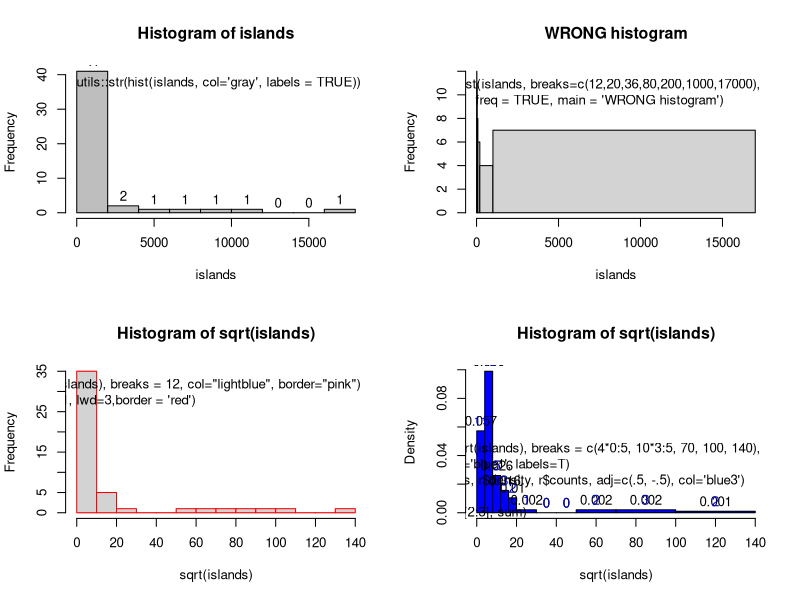

Write R code to recreate this figure.
op <- par(mfrow=c(2, 2), cex=0.8)
font=list(family="Courier New", face=1)
utils::str(hist(islands, col='gray', labels = TRUE))
legend("topright",
       "utils::str(hist(islands, col='gray', labels = TRUE))", bty="n")

##-- For non-equidistant breaks, counts should NOT be graphed unscaled:
hist(islands, breaks=c(12,20,36,80,200,1000,17000), freq = TRUE,
     main = 'WRONG histogram') # and warning
legend("topright",
"hist(islands, breaks=c(12,20,36,80,200,1000,17000),\
     freq = TRUE, main = 'WRONG histogram')", bty="n")


r<-hist(sqrt(islands), breaks = 12, col="lightblue", border="pink")
lines(r, lty = 1, lwd=3,border = 'red') # -> lines.histogram(*)
legend("topright",
"r<-hist(sqrt(islands), breaks = 12, col=\"lightblue\", border=\"pink\")\
lines(r, lty = 1, lwd=3,border = 'red')", bty="n")


r <- hist(sqrt(islands), breaks = c(4*0:5, 10*3:5, 70, 100, 140),
          col='blue1', labels=T)
text(r$mids, r$density, r$counts, adj=c(.5, -.5), col='blue3')
sapply(r[2:3], sum)
sum(r$density * diff(r$breaks)) # == 1
legend("topright", 
"r = hist(sqrt(islands), breaks = c(4*0:5, 10*3:5, 70, 100, 140),\
          col='blue1', labels=T)\
text(r$mids, r$density, r$counts, adj=c(.5, -.5), col='blue3')\
\
> sapply(r[2:3], sum)\
     counts intensities\ 
  48.000000    0.215625\
\
> sum(r$density * diff(r$breaks))\
[1] 1", bty="n")


par(op)

#require(utils) # for str
#str(hist(islands, breaks=12, plot= FALSE)) #-> 10 (~= 12) breaks
#str(hist(islands, breaks=c(12,20,36,80,200,1000,17000), plot = FALSE))


